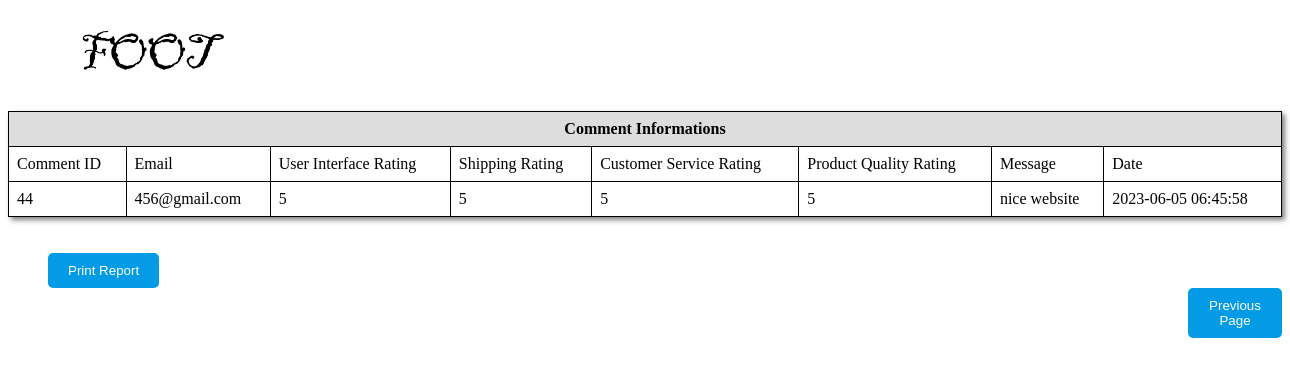
The app's page /reportcontactus.php with its own data.
### tables this page shows
CREATE TABLE `comment` (
  `comment_id` int(11) NOT NULL,
  `email` varchar(255) NOT NULL,
  `user_interface_rating` int(11) NOT NULL,
  `shipping_rating` int(11) NOT NULL,
  `customer_service_rating` int(11) NOT NULL,
  `product_quality_rating` int(11) NOT NULL,
  `message` text DEFAULT NULL,
  `created_at` timestamp NOT NULL DEFAULT current_timestamp()
);

### reportcontactus.php (the view, shortened to what this page needs)
<?php
    include 'conn.php';
    $id =$_GET['admin_id'];
?>
<!DOCTYPE html>
<html lang="en">
<head>
</head>
<body>
<?php
        $sql = "select * from comment";
        $result = mysqli_query($conn,$sql);
    ?>
      <div >
        <h1 style='margin-left: 70px; '><img class="logo" src="image/foot.png" alt="logo"></h1>
      </div>
      <div class="User_form">
        <table cellpadding="0px" cellspacing="0px"  rules="none" frame="border" style="box-shadow: 3px 3px 5px grey">
            <tr>
            <th colspan="9" style="text-align: center;">
                     Comment Informations
                </th>
            </tr>
            <tr >
            <td>Comment ID </td>
            <td>Email </td>
            <td>User Interface Rating</td>
            <td>Shipping Rating</td>
            <td>Customer Service Rating</td>
            <td>Product Quality Rating</td>
            <td>Message</td>
            <td>Date</td>
            </tr>
         <?php
         while($row = mysqli_fetch_array($result))
        {
         ?>
            <tr>
            <td><?php echo $row["comment_id"]; ?></td>
            <td><?php echo $row["email"];	?></td>
            <td><?php echo $row["user_interface_rating"];	?></td>
            <td><?php echo $row["shipping_rating"];?></td>
            <td><?php echo $row["customer_service_rating"];?></td>
            <td><?php echo $row["product_quality_rating"];?></td>
            <td><?php echo $row["message"];?></td>
            <td><?php echo $row["created_at"];?></td>
            </tr>
            <?php
        }
        ?>
        </table>
        <br><br>
        <button id="print" onclick="window.print();" style='margin-left: 40px'>Print Report</button>
        <a href="managecontactus.php?admin_id=<?php echo $id ?>"><button id="backbtn" name="backbtn" style='margin-left: 1180px'>Previous Page </button></a>
</div>
</body>
</html>

### reportcontactus.php (style rules this page uses)
table { border-collapse: collapse; width: 100%; }
th, td { border: 1px solid black; padding: 8px; text-align: left; flex-wrap: wrap; justify-content: center; align-items: center; }
th { background-color: #ddd; }
#print { margin-left: 150px; background-color: #039be5; color: #fff; padding: 10px 20px; border: none; border-radius: 5px; cursor: pointer; }
#backbtn { background-color: #039be5; color: #fff; padding: 10px 20px; border: none; border-radius: 5px; cursor: pointer; }
.logo { width:150px; margin: 0; height:60px; padding: 0; }

### records on screen
comment: comment_id "44", email "456@gmail.com", user_interface_rating "5", shipping_rating "5", customer_service_rating "5", product_quality_rating "5", message "nice website", created_at "2023-06-05 06:45:58"
